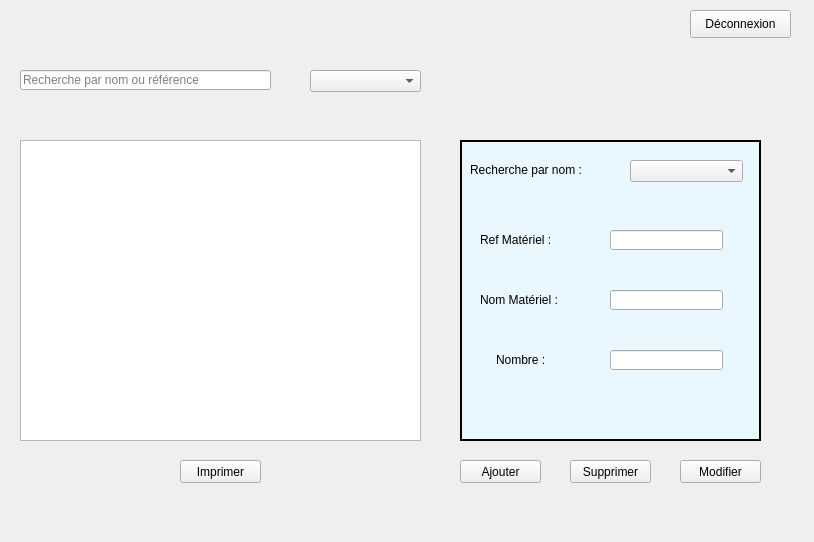
<?xml version="1.0" encoding="UTF-8"?>
<ui version="4.0">
 <class>crud_materiel</class>
 <widget class="QMainWindow" name="crud_materiel">
  <property name="geometry">
   <rect>
    <x>0</x>
    <y>0</y>
    <width>814</width>
    <height>542</height>
   </rect>
  </property>
  <property name="minimumSize">
   <size>
    <width>814</width>
    <height>542</height>
   </size>
  </property>
  <property name="maximumSize">
   <size>
    <width>814</width>
    <height>542</height>
   </size>
  </property>
  <property name="windowTitle">
   <string>Chef de depot</string>
  </property>
  <widget class="QWidget" name="centralwidget">
   <widget class="QLineEdit" name="nbr">
    <property name="geometry">
     <rect>
      <x>610</x>
      <y>350</y>
      <width>113</width>
      <height>20</height>
     </rect>
    </property>
    <property name="inputMethodHints">
     <set>Qt::ImhNoPredictiveText</set>
    </property>
    <property name="clearButtonEnabled">
     <bool>true</bool>
    </property>
   </widget>
   <widget class="QLabel" name="label_2">
    <property name="geometry">
     <rect>
      <x>480</x>
      <y>290</y>
      <width>101</width>
      <height>20</height>
     </rect>
    </property>
    <property name="frameShape">
     <enum>QFrame::NoFrame</enum>
    </property>
    <property name="frameShadow">
     <enum>QFrame::Raised</enum>
    </property>
    <property name="text">
     <string>Nom Matériel :</string>
    </property>
    <property name="wordWrap">
     <bool>false</bool>
    </property>
   </widget>
   <widget class="QComboBox" name="comboBox">
    <property name="geometry">
     <rect>
      <x>630</x>
      <y>160</y>
      <width>113</width>
      <height>22</height>
     </rect>
    </property>
   </widget>
   <widget class="QFrame" name="frame">
    <property name="geometry">
     <rect>
      <x>460</x>
      <y>140</y>
      <width>301</width>
      <height>301</height>
     </rect>
    </property>
    <property name="styleSheet">
     <string notr="true">background-color:rgb(233,248,255);</string>
    </property>
    <property name="frameShape">
     <enum>QFrame::Box</enum>
    </property>
    <property name="frameShadow">
     <enum>QFrame::Plain</enum>
    </property>
    <property name="lineWidth">
     <number>2</number>
    </property>
    <property name="midLineWidth">
     <number>0</number>
    </property>
   </widget>
   <widget class="QPushButton" name="pb_supprimer_4">
    <property name="geometry">
     <rect>
      <x>680</x>
      <y>460</y>
      <width>81</width>
      <height>23</height>
     </rect>
    </property>
    <property name="text">
     <string>Modifier</string>
    </property>
   </widget>
   <widget class="QPushButton" name="pb_supprimer_3">
    <property name="geometry">
     <rect>
      <x>570</x>
      <y>460</y>
      <width>81</width>
      <height>23</height>
     </rect>
    </property>
    <property name="text">
     <string>Supprimer</string>
    </property>
   </widget>
   <widget class="QLineEdit" name="nom">
    <property name="geometry">
     <rect>
      <x>610</x>
      <y>290</y>
      <width>113</width>
      <height>20</height>
     </rect>
    </property>
    <property name="inputMethodHints">
     <set>Qt::ImhNoPredictiveText</set>
    </property>
    <property name="text">
     <string/>
    </property>
    <property name="readOnly">
     <bool>false</bool>
    </property>
    <property name="clearButtonEnabled">
     <bool>true</bool>
    </property>
   </widget>
   <widget class="QTableView" name="tabmateriel">
    <property name="geometry">
     <rect>
      <x>20</x>
      <y>140</y>
      <width>401</width>
      <height>301</height>
     </rect>
    </property>
   </widget>
   <widget class="QComboBox" name="comboBox_2">
    <property name="geometry">
     <rect>
      <x>310</x>
      <y>70</y>
      <width>111</width>
      <height>22</height>
     </rect>
    </property>
    <property name="editable">
     <bool>false</bool>
    </property>
    <property name="currentIndex">
     <number>-1</number>
    </property>
    <property name="insertPolicy">
     <enum>QComboBox::NoInsert</enum>
    </property>
    <property name="sizeAdjustPolicy">
     <enum>QComboBox::AdjustToContentsOnFirstShow</enum>
    </property>
    <property name="frame">
     <bool>true</bool>
    </property>
   </widget>
   <widget class="QLineEdit" name="ref">
    <property name="geometry">
     <rect>
      <x>610</x>
      <y>230</y>
      <width>113</width>
      <height>20</height>
     </rect>
    </property>
    <property name="inputMethodHints">
     <set>Qt::ImhNoPredictiveText</set>
    </property>
    <property name="readOnly">
     <bool>false</bool>
    </property>
    <property name="clearButtonEnabled">
     <bool>true</bool>
    </property>
   </widget>
   <widget class="QPushButton" name="pb_ajouter">
    <property name="geometry">
     <rect>
      <x>460</x>
      <y>460</y>
      <width>81</width>
      <height>23</height>
     </rect>
    </property>
    <property name="text">
     <string>Ajouter</string>
    </property>
   </widget>
   <widget class="QLabel" name="label">
    <property name="geometry">
     <rect>
      <x>480</x>
      <y>230</y>
      <width>101</width>
      <height>20</height>
     </rect>
    </property>
    <property name="frameShape">
     <enum>QFrame::NoFrame</enum>
    </property>
    <property name="frameShadow">
     <enum>QFrame::Raised</enum>
    </property>
    <property name="text">
     <string>Ref Matériel :</string>
    </property>
    <property name="wordWrap">
     <bool>false</bool>
    </property>
   </widget>
   <widget class="QLabel" name="label_17">
    <property name="geometry">
     <rect>
      <x>470</x>
      <y>160</y>
      <width>131</width>
      <height>20</height>
     </rect>
    </property>
    <property name="text">
     <string>Recherche par nom :</string>
    </property>
   </widget>
   <widget class="QLineEdit" name="lineEdit_id_6">
    <property name="geometry">
     <rect>
      <x>20</x>
      <y>70</y>
      <width>251</width>
      <height>20</height>
     </rect>
    </property>
    <property name="inputMethodHints">
     <set>Qt::ImhNoPredictiveText</set>
    </property>
    <property name="placeholderText">
     <string>Recherche par nom ou référence</string>
    </property>
    <property name="clearButtonEnabled">
     <bool>true</bool>
    </property>
   </widget>
   <widget class="QPushButton" name="pb_ajouter_2">
    <property name="geometry">
     <rect>
      <x>180</x>
      <y>460</y>
      <width>81</width>
      <height>23</height>
     </rect>
    </property>
    <property name="text">
     <string>Imprimer</string>
    </property>
   </widget>
   <widget class="QPushButton" name="pushButton">
    <property name="geometry">
     <rect>
      <x>690</x>
      <y>10</y>
      <width>101</width>
      <height>28</height>
     </rect>
    </property>
    <property name="text">
     <string>Déconnexion</string>
    </property>
   </widget>
   <widget class="QLabel" name="label_3">
    <property name="geometry">
     <rect>
      <x>496</x>
      <y>350</y>
      <width>61</width>
      <height>20</height>
     </rect>
    </property>
    <property name="frameShape">
     <enum>QFrame::NoFrame</enum>
    </property>
    <property name="frameShadow">
     <enum>QFrame::Raised</enum>
    </property>
    <property name="text">
     <string>Nombre :</string>
    </property>
    <property name="wordWrap">
     <bool>false</bool>
    </property>
   </widget>
   <widget class="QLabel" name="label_6">
    <property name="geometry">
     <rect>
      <x>-10</x>
      <y>0</y>
      <width>821</width>
      <height>571</height>
     </rect>
    </property>
    <property name="text">
     <string/>
    </property>
   </widget>
   <zorder>label_6</zorder>
   <zorder>pb_supprimer_4</zorder>
   <zorder>pb_supprimer_3</zorder>
   <zorder>tabmateriel</zorder>
   <zorder>comboBox_2</zorder>
   <zorder>pb_ajouter</zorder>
   <zorder>lineEdit_id_6</zorder>
   <zorder>pb_ajouter_2</zorder>
   <zorder>pushButton</zorder>
   <zorder>frame</zorder>
   <zorder>ref</zorder>
   <zorder>nom</zorder>
   <zorder>nbr</zorder>
   <zorder>comboBox</zorder>
   <zorder>label</zorder>
   <zorder>label_17</zorder>
   <zorder>label_3</zorder>
   <zorder>label_2</zorder>
  </widget>
  <widget class="QMenuBar" name="menubar">
   <property name="geometry">
    <rect>
     <x>0</x>
     <y>0</y>
     <width>814</width>
     <height>26</height>
    </rect>
   </property>
  </widget>
 </widget>
 <resources/>
 <connections/>
</ui>
